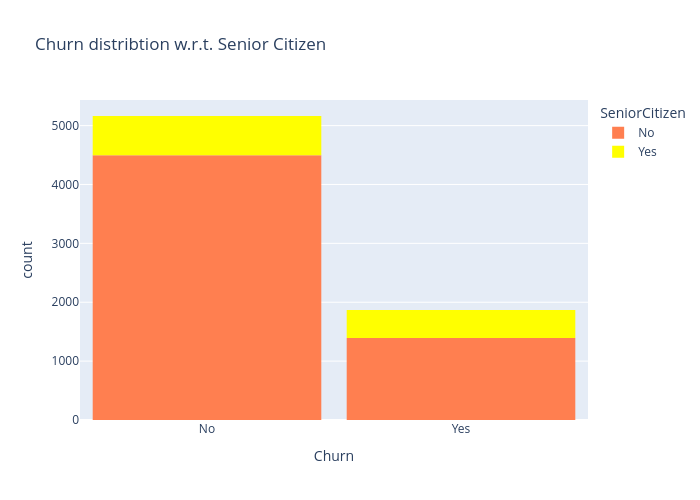

Notebook code cell kept with this figure:
### Code cell
color_map = {"Yes": "yellow", "No":"coral"}
fig = px.histogram(
    df,
    x="Churn",
    color="SeniorCitizen",
    title="Churn distribtion w.r.t. Senior Citizen",
    color_discrete_map=color_map
)
fig.update_layout(width=700, height=500, bargap=0.1)
fig.show()

### Figure 1 — Plotly figure (JSON) as saved in the notebook; plotly's stock layout.template omitted (floating-point values rounded to 4 significant figures; data arrays with more than 128 entries replaced by an {"elided": "..."} marker saying what was removed)
{"data": [{"bingroup": "x", "hovertemplate": "SeniorCitizen=No<br>Churn=%{x}<br>count=%{y}<extra></extra>", "legendgroup": "No", "marker": {"color": "coral", "pattern": {"shape": ""}}, "name": "No", "orientation": "v", "showlegend": true, "type": "histogram", "x": {"elided": "5890 str values"}, "xaxis": "x", "yaxis": "y"}, {"bingroup": "x", "hovertemplate": "SeniorCitizen=Yes<br>Churn=%{x}<br>count=%{y}<extra></extra>", "legendgroup": "Yes", "marker": {"color": "yellow", "pattern": {"shape": ""}}, "name": "Yes", "orientation": "v", "showlegend": true, "type": "histogram", "x": {"elided": "1142 str values"}, "xaxis": "x", "yaxis": "y"}], "layout": {"bargap": 0.1, "barmode": "relative", "height": 500, "legend": {"title": {"text": "SeniorCitizen"}, "tracegroupgap": 0}, "title": {"text": "Churn distribtion w.r.t. Senior Citizen"}, "width": 700, "xaxis": {"anchor": "y", "domain": [0, 1], "title": {"text": "Churn"}}, "yaxis": {"anchor": "x", "domain": [0, 1], "title": {"text": "count"}}}}
